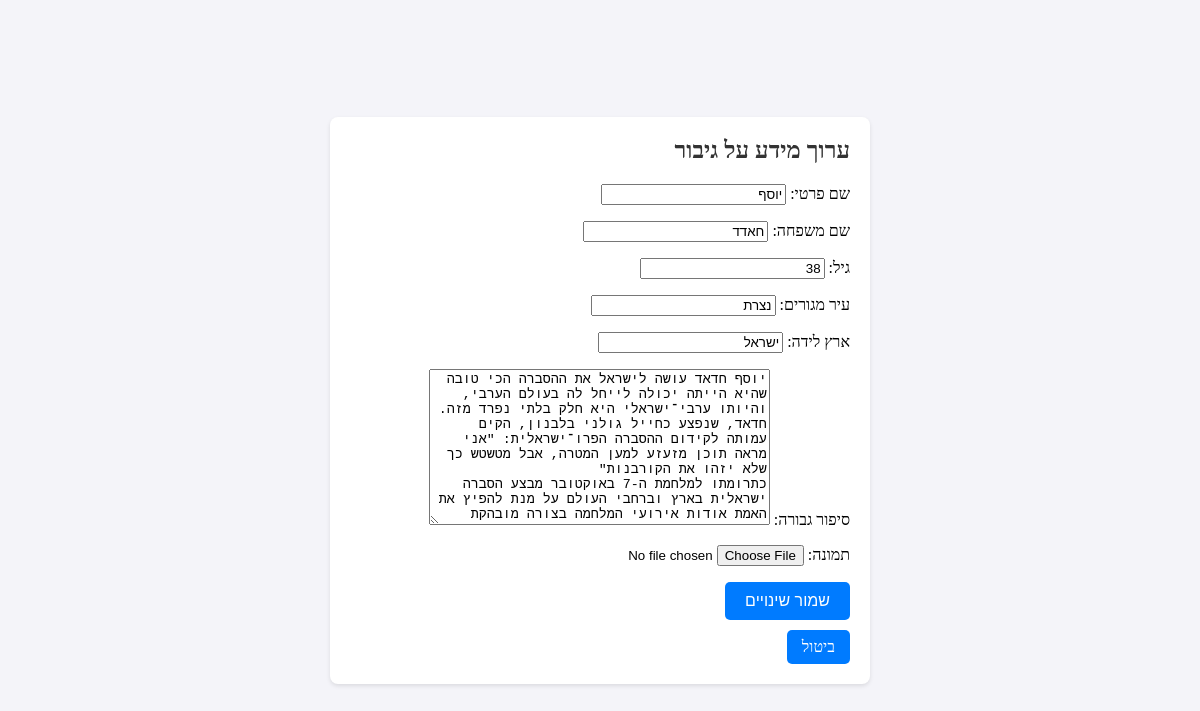
Page /edit_hero/7/ (signed in) on the committed database.
### ironSwordsApp/models.py (models this page shows, shortened)
class Hero(models.Model):
    user = models.ForeignKey(User, on_delete=models.CASCADE)
    first_name = models.CharField(max_length=100)
    last_name = models.CharField(max_length=100)
    age = models.IntegerField()
    hometown = models.CharField(max_length=100)
    country_of_birth = models.CharField(max_length=100)
    hero_story = models.TextField()
    image = models.ImageField(upload_to='heroes_images/', blank=True, null=True)

### ironSwordsApp/views.py (the view)
# urls.py: path('edit_hero/<int:hero_id>/', views.edit_hero, name='edit_hero'),
@login_required
def edit_hero(request, hero_id):
    hero = get_object_or_404(Hero, id=hero_id)
    if request.user != hero.user and not request.user.is_staff:
        return redirect('home')  # Redirect to home or show a permission error
    if request.method == 'POST':
        form = HeroForm(request.POST, instance=hero)
        if form.is_valid():
            form.save()
            return redirect('hero_detail', hero_id=hero.id)  # Redirect to the hero detail page after saving
    else:
        form = HeroForm(instance=hero)
    return render(request, 'edit_hero.html', {'form': form, 'hero': hero})

### ironSwordsApp/forms.py
class HeroForm(forms.ModelForm):
    class Meta:
        model = Hero
        fields = ['first_name', 'last_name', 'age', 'hometown', 'country_of_birth', 'hero_story', 'image']
        labels = {
            'first_name': 'שם פרטי',
            'last_name': 'שם משפחה',
            'age': 'גיל',
            'hometown': 'עיר מגורים',
            'country_of_birth': 'ארץ לידה',
            'hero_story': 'סיפור גבורה',
            'image': 'תמונה',
        }
        widgets = {
            'image': forms.FileInput()  # Use FileInput for single file uploads
        }

### ironSwordsApp/templates/edit_hero.html (shortened to what this page needs)
<!DOCTYPE html>
<html lang="en">
<head>
    {% load static %}
</head>
<body>
    <div class="container">
    <div class="header">
        <h1>ערוך מידע על גיבור</h1>
    </div>
    <form method="post">
        {{ form.as_p }}
        <button type="submit">שמור שינויים</button>
    </form>
    <a href="{% url 'home' %}">ביטול</a>
</body>
</html>

### ironSwordsApp/templates/edit_hero.html (style rules this page uses)
body { direction: rtl; text-align: right; font-family: Times New Roman, sans-serif; margin: 0; padding: 0; display: flex; justify-content: center; align-items: center; height: 100vh; background-color: #f4f4f9; }
.container { width: 100%; max-width: 500px; background: #fff; padding: 20px; border-radius: 8px; box-shadow: 0 2px 4px rgba(0, 0, 0, 0.1); text-align: right; }
.header { margin-bottom: 20px; }
h1 { font-size: 24px; margin: 0; color: #333; }
form { margin-top: 20px; }
button, a { display: block; margin-top: 10px; text-align: center; padding: 10px 20px; border: none; border-radius: 5px; cursor: pointer; font-size: 16px; color: #fff; text-decoration: none; }
button { background-color: #007bff; }
a { background-color: #007bff; width: auto; display: inline-block; padding: 8px 15px; }

### rows in the picture
Hero: first_name "יוסף", last_name "חאדד", age "38", hometown "נצרת", country_of_birth "ישראל", hero_story "יוסף חדאד עושה לישראל את ההסברה הכי טובה שהיא הייתה יכולה לייחל לה בעולם הערבי, והיותו ערבי־ישראלי היא חלק בלתי נפרד מזה. חדאד, שנפצע כחייל גולני בלבנון, הקים עמותה לקידום ההסברה הפרו־ישראלית: \"אני מראה תוכן מזעזע למען המטרה, אבל מטשטש כך שלא יזהו את הקורבנות\" כתרומתו למלחמת ה-7 באוקטובר מבצע הסברה ישראלית בארץ וברחבי העולם על מנת להפיץ את האמת אודות אירועי המלחמה בצורה מובהקת"
